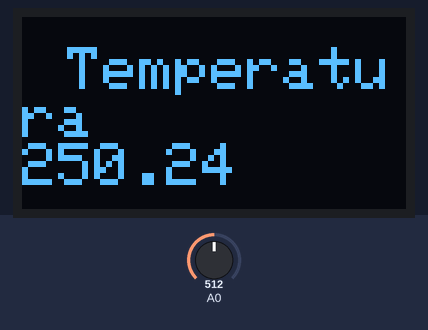
Bench run of a sketch on a simulated Arduino Uno, built with avr-gcc and run on an emulated ATmega328P. Parts: 128×64 one-colour display. The inputs (shaded band) are chosen by the test bench; at power-on: A0 = 512. What the sketch prints to the serial monitor is not drawn.

Above: at 1.4 s.
1.5 s: A0 set to 716
At 3.6 s:
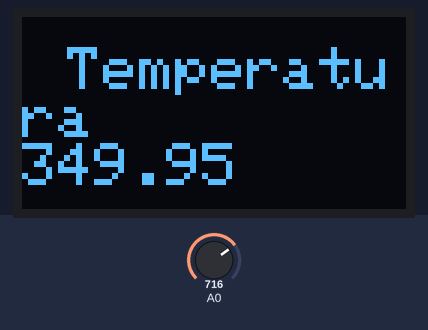
4.3 s: A0 set to 900
At 4.9 s:
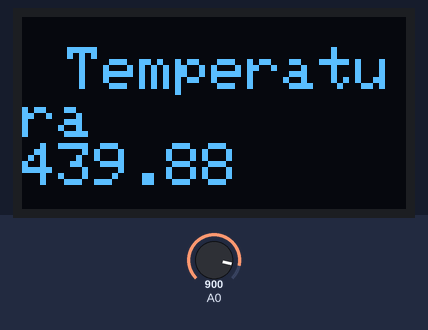
7.1 s: A0 set to 1023
At 9.9 s:
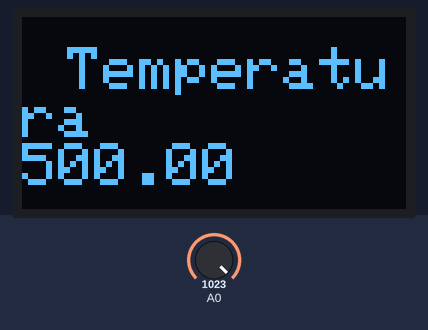
Timing chart, 0 to 11.4 s (numbered marks = the images above; inputs shaded):
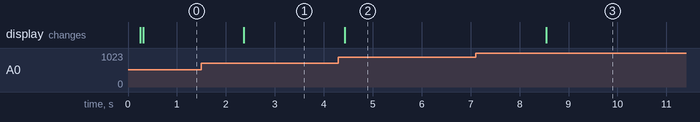

The sketch:

OLED.ino
```cpp
#include <Wire.h>
#include <Adafruit_GFX.h>
#include <Adafruit_SH110X.h>

#define i2c_Address 0x3C

#define SCREEN_WIDTH 128
#define SCREEN_HEIGHT 64
#define OLED_RESET -1

int sensor;
float temp;

Adafruit_SH1106G display(
  SCREEN_WIDTH,
  SCREEN_HEIGHT,
  &Wire,
  OLED_RESET
);

void setup() {

  Serial.begin(9600);


  Wire.begin();

  delay(250);


}

void loop() {

  sensor = analogRead(A0);

  temp = (sensor *5.0/1023.0) * 100;


  if (!display.begin(i2c_Address, true)) {
    Serial.println("ERROR: OLED no encontrada");

    while (1);
  }

  Serial.println("OLED funcionando correctamente");


  display.clearDisplay();


  display.setTextColor(SH110X_WHITE);
  display.setTextSize(2);
  display.setCursor(15, 10);
  display.println("Temperatura");
  display.println(temp);

  display.display();
  Serial.println("Temperatura");
  Serial.println(temp);

  delay(2000);
}
```

Measured:
- after the input at 1.5 s, the display: changes after 0.87 s (image 1)
- after the input at 4.3 s, the display: changes after 0.13 s (image 2)
- after the input at 7.1 s, the display: changes after 1.4 s (image 3)
